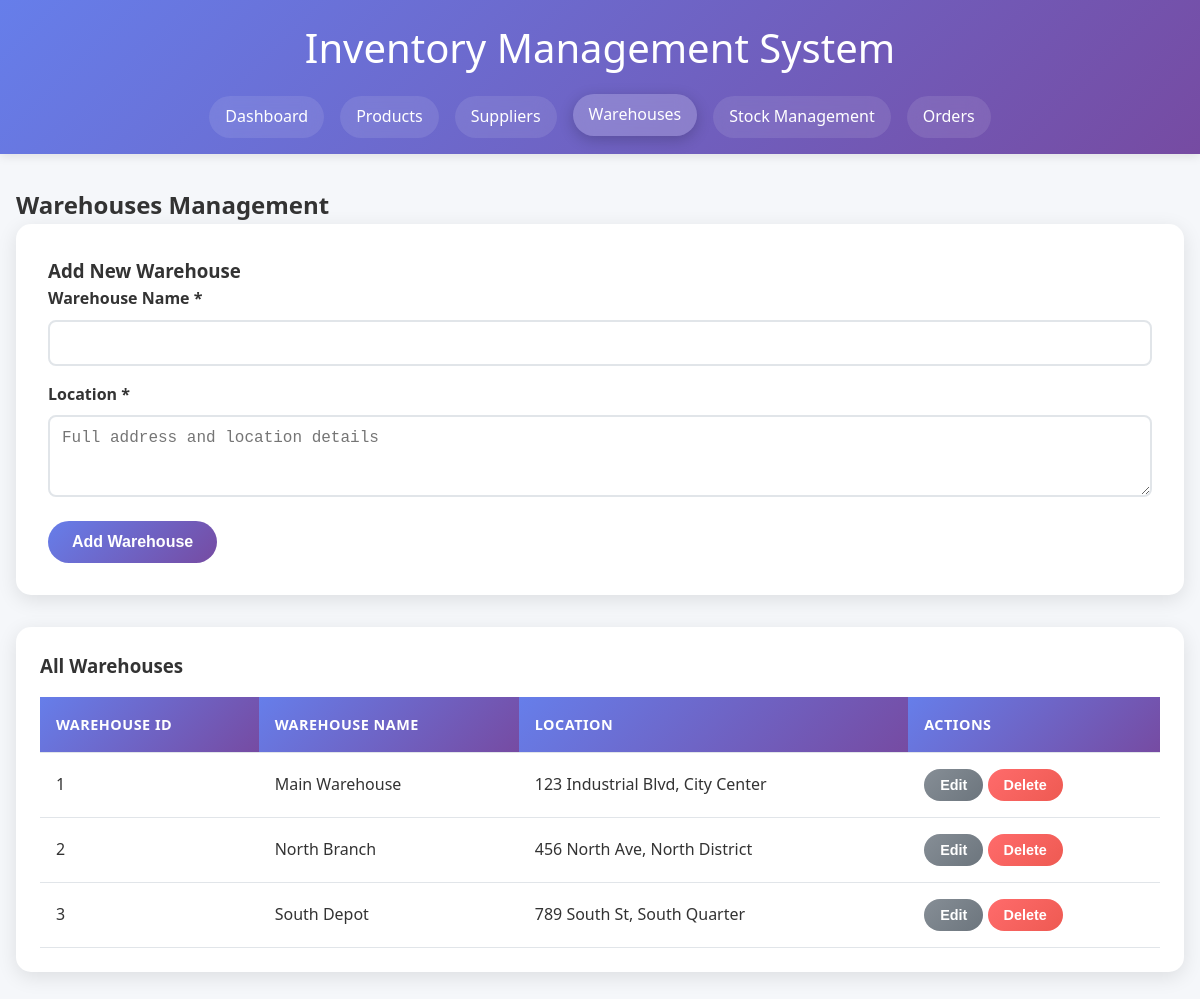
The app's page /DBE/warehouses.php with its own data.
### tables this page shows
CREATE TABLE warehouses (
    warehouse_id INT AUTO_INCREMENT PRIMARY KEY,
    warehouse_name VARCHAR(255) NOT NULL,
    location TEXT NOT NULL
);

### config.php (called while the page is built, shortened)
<?php
function getNavigation() {
    return [
        'Dashboard' => 'index.php',
        'Products' => 'products.php',
        'Suppliers' => 'suppliers.php',
        'Warehouses' => 'warehouses.php',
        'Stock Management' => 'stocks.php',
        'Orders' => 'orders.php'
    ];
}
function getCurrentPage() {
    $currentFile = basename($_SERVER['PHP_SELF']);
    return str_replace('.php', '', $currentFile);
}
?>

### DBE/warehouses.php (the view, shortened to what this page needs)
<?php
require_once 'config.php';
$currentPage = getCurrentPage();
$navigation = getNavigation();
$result = $conn->query("SELECT * FROM warehouses ORDER BY warehouse_name");
$warehouses = $result->fetch_all(MYSQLI_ASSOC);
?>
<!DOCTYPE html>
<html lang="en">
<head>
    <link rel="stylesheet" href="style.css">
</head>
<body>
    <header class="header">
        <h1>Inventory Management System</h1>
        <nav class="nav">
            <?php foreach ($navigation as $name => $url): ?>
                <a href="<?= $url ?>" class="<?= ($currentPage === strtolower($name)) ? 'active' : '' ?>">
                    <?= $name ?>
                </a>
            <?php endforeach; ?>
        </nav>
    </header>
    <div class="container">
        <h2>Warehouses Management</h2>
        <div class="form-container">
            <h3><?= isset($_POST['edit_warehouse']) ? 'Edit Warehouse' : 'Add New Warehouse' ?></h3>
            <form method="POST">
                <div class="form-group">
                    <label for="warehouse_name">Warehouse Name *</label>
                    <input type="text" id="warehouse_name" name="warehouse_name" value="<?= isset($_POST['edit_warehouse_name']) ? htmlspecialchars($_POST['edit_warehouse_name']) : '' ?>" required>
                </div>
                <div class="form-group">
                    <label for="location">Location *</label>
                    <textarea id="location" name="location" rows="3" placeholder="Full address and location details" required><?= isset($_POST['edit_location']) ? htmlspecialchars($_POST['edit_location']) : '' ?></textarea>
                </div>
                <button type="submit" name="<?= isset($_POST['edit_warehouse']) ? 'update_warehouse' : 'add_warehouse' ?>" class="btn">
                    <?= isset($_POST['edit_warehouse']) ? 'Update Warehouse' : 'Add Warehouse' ?>
                </button>
            </form>
        </div>
        <div class="table-container">
            <h3>All Warehouses</h3>
            <table>
                <thead>
                    <tr>
                        <th>Warehouse ID</th>
                        <th>Warehouse Name</th>
                        <th>Location</th>
                        <th>Actions</th>
                    </tr>
                </thead>
                <tbody>
                    <?php if (empty($warehouses)): ?>
                        <tr>
                            <td colspan="4" style="text-align: center; padding: 2rem;">No warehouses found. Add your first warehouse above.</td>
                        </tr>
                    <?php else: ?>
                        <?php foreach ($warehouses as $warehouse): ?>
                            <tr>
                                <td><?= $warehouse['warehouse_id'] ?></td>
                                <td><?= htmlspecialchars($warehouse['warehouse_name']) ?></td>
                                <td><?= htmlspecialchars($warehouse['location']) ?></td>
                                <td>
                                    <form method="POST" style="display: inline;">
                                        <button type="submit" name="edit_warehouse" class="btn btn-sm btn-secondary">Edit</button>
                                    </form>
                                    <form method="POST" style="display: inline;" onsubmit="return confirm('Are you sure you want to delete this warehouse?')">
                                        <button type="submit" name="delete_warehouse" class="btn btn-sm btn-danger">Delete</button>
                                    </form>
                                </td>
                            </tr>
                        <?php endforeach; ?>
                    <?php endif; ?>
                </tbody>
            </table>
        </div>
    </div>
</body>
</html>

### DBE/style.css (style rules this page uses)
* { margin: 0; padding: 0; box-sizing: border-box; }
body { font-family: 'Segoe UI', Tahoma, Geneva, Verdana, sans-serif; background-color: #f5f7fa; color: #333; line-height: 1.6; }
.header { background: linear-gradient(135deg, #667eea 0%, #764ba2 100%); color: white; padding: 1rem 0; box-shadow: 0 2px 10px rgba(0,0,0,0.1); }
.header h1 { text-align: center; margin-bottom: 1rem; font-size: 2.5rem; font-weight: 300; }
.nav { max-width: 1200px; margin: 0 auto; display: flex; justify-content: center; flex-wrap: wrap; gap: 1rem; padding: 0 1rem; }
.nav a { color: white; text-decoration: none; padding: 0.5rem 1rem; border-radius: 25px; transition: all 0.3s ease; background: rgba(255,255,255,0.1); backdrop-filter: blur(10px); }
.nav a:hover, .nav a.active { background: rgba(255,255,255,0.2); transform: translateY(-2px); box-shadow: 0 4px 15px rgba(0,0,0,0.2); }
.container { max-width: 1200px; margin: 2rem auto; padding: 0 1rem; }
.form-container { background: white; border-radius: 15px; padding: 2rem; box-shadow: 0 5px 20px rgba(0,0,0,0.1); margin-bottom: 2rem; }
.form-group { margin-bottom: 1rem; }
.form-group label { display: block; margin-bottom: 0.5rem; font-weight: 600; color: #333; }
.form-group input, .form-group select, .form-group textarea { width: 100%; padding: 0.75rem; border: 2px solid #e1e5e9; border-radius: 8px; font-size: 1rem; transition: border-color 0.3s ease; }
.btn { background: linear-gradient(135deg, #667eea 0%, #764ba2 100%); color: white; border: none; padding: 0.75rem 1.5rem; border-radius: 25px; cursor: pointer; font-size: 1rem; font-weight: 600; transition: all 0.3s ease; text-decoration: none; display: inline-block; text-align: center; }
.btn-danger { background: linear-gradient(135deg, #ff6b6b 0%, #ee5a52 100%); }
.btn-secondary { background: linear-gradient(135deg, #868e96 0%, #6c757d 100%); }
.btn-sm { padding: 0.5rem 1rem; font-size: 0.9rem; }
.table-container { background: white; border-radius: 15px; padding: 1.5rem; box-shadow: 0 5px 20px rgba(0,0,0,0.1); overflow-x: auto; }
table { width: 100%; border-collapse: collapse; margin-top: 1rem; }
th, td { padding: 1rem; text-align: left; border-bottom: 1px solid #e1e5e9; }
th { background: linear-gradient(135deg, #667eea 0%, #764ba2 100%); color: white; font-weight: 600; text-transform: uppercase; font-size: 0.9rem; letter-spacing: 0.5px; }

### records on screen
warehouses: warehouse_id "1", warehouse_name "Main Warehouse", location "123 Industrial Blvd, City Center"
warehouses: warehouse_id "2", warehouse_name "North Branch", location "456 North Ave, North District"
warehouses: warehouse_id "3", warehouse_name "South Depot", location "789 South St, South Quarter"

### other values on screen
$name "Dashboard"
$name "Products"
$name "Suppliers"
$name "Warehouses"
$name "Stock Management"
$name "Orders"
